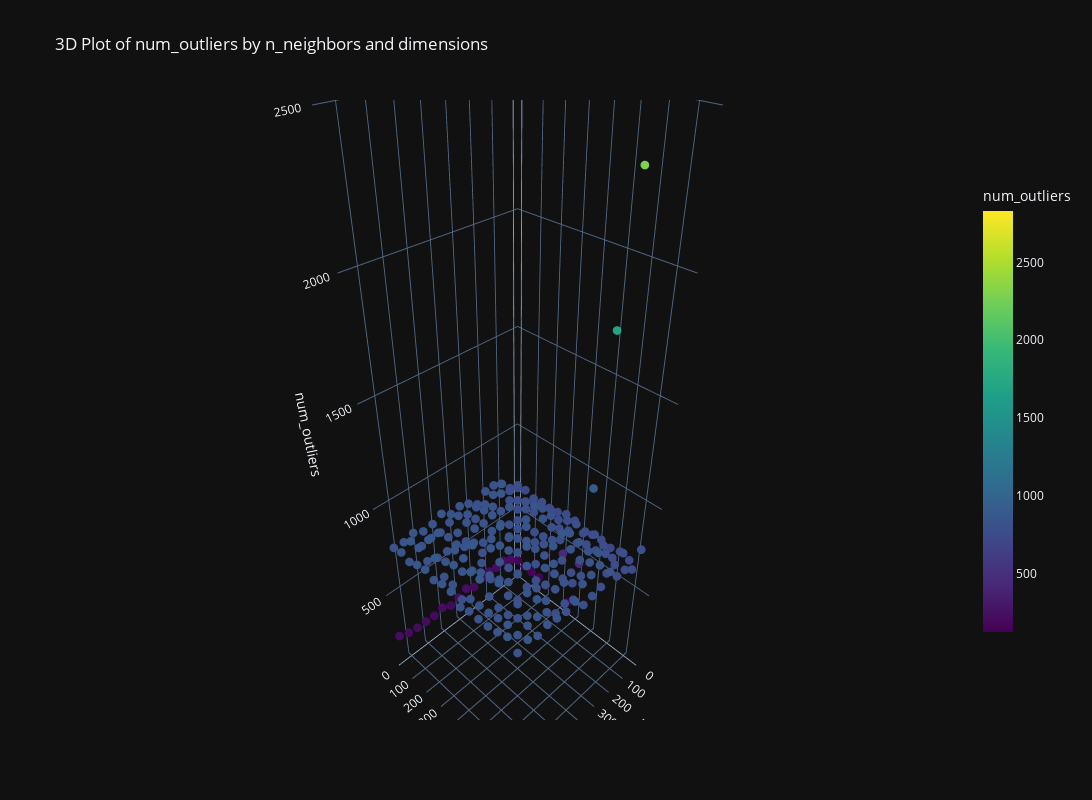

Notebook source saved alongside this figure:
### Markdown cell above
Examine number of outliers

### Code cell
fig = interactive_plot3d(metrics, z_metric='num_outliers')
fig.show()

### Figure 1 — Plotly figure (JSON) as saved in the notebook; plotly's stock layout.template omitted (floating-point values rounded to 4 significant figures; data arrays with more than 128 entries replaced by an {"elided": "..."} marker saying what was removed)
{"data": [{"hovertemplate": "n_neighbors=%{x}<br>dimensions=%{y}<br>num_outliers=%{marker.color}<extra></extra>", "legendgroup": "", "marker": {"color": {"elided": "256 int values"}, "coloraxis": "coloraxis", "symbol": "circle", "size": 3}, "mode": "markers", "name": "", "scene": "scene", "showlegend": false, "x": {"elided": "256 int values"}, "y": {"elided": "256 int values"}, "z": {"elided": "256 int values"}, "type": "scatter3d"}], "layout": {"scene": {"domain": {"x": [0.0, 1.0], "y": [0.0, 1.0]}, "xaxis": {"title": {"text": "n_neighbors"}}, "yaxis": {"title": {"text": "dimensions"}}, "zaxis": {"title": {"text": "num_outliers"}}}, "coloraxis": {"colorbar": {"title": {"text": "num_outliers"}, "len": 0.75}, "colorscale": [[0.0, "#440154"], [0.1111, "#482878"], [0.2222, "#3e4989"], [0.3333, "#31688e"], [0.4444, "#26828e"], [0.5556, "#1f9e89"], [0.6667, "#35b779"], [0.7778, "#6ece58"], [0.8889, "#b5de2b"], [1.0, "#fde725"]], "cmin": 125, "cmax": 2826}, "legend": {"tracegroupgap": 0}, "title": {"text": "3D Plot of num_outliers by n_neighbors and dimensions"}, "width": 1600, "height": 800}}
